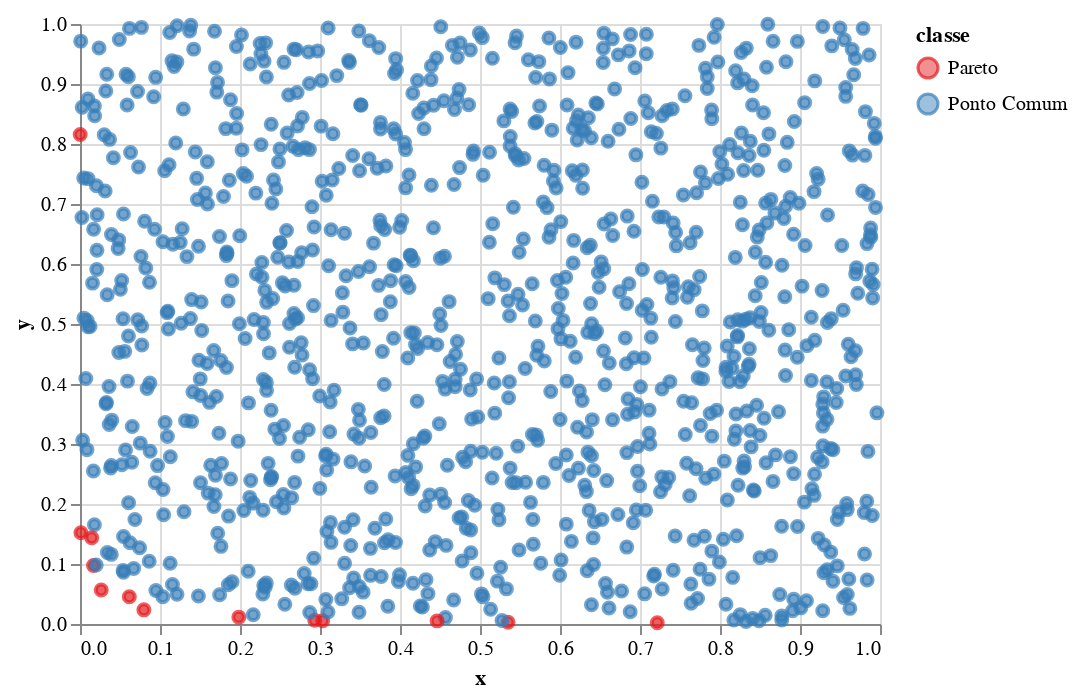

This figure's notebook cell:
### Code cell


### Figure 1 — Vega-Lite specification as saved in the notebook (floating-point values rounded to 4 significant figures; data arrays with more than 128 entries replaced by an {"elided": "..."} marker saying what was removed)
{"config": {"view": {"continuousWidth": 400, "continuousHeight": 300}}, "data": {"name": "data-84733f2dfd661921ef760ad7bf9f4cc3"}, "mark": "point", "encoding": {"color": {"type": "nominal", "field": "classe", "scale": {"scheme": "set1"}}, "fill": {"type": "nominal", "field": "classe", "scale": {"scheme": "set1"}}, "tooltip": [{"type": "quantitative", "field": "x"}, {"type": "quantitative", "field": "y"}], "x": {"type": "quantitative", "field": "x"}, "y": {"type": "quantitative", "field": "y"}}, "$schema": "https://vega.github.io/schema/vega-lite/v4.8.1.json", "datasets": {"data-84733f2dfd661921ef760ad7bf9f4cc3": {"elided": "1000 records"}}}
